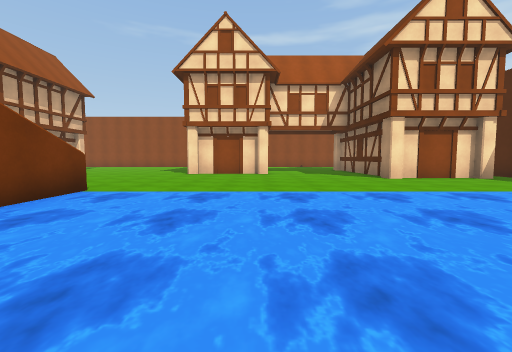
View 1 (above)

24 first-person views from a walk through a 3-D level made in the Unity game engine. The camera is 1.3 m above the floor, tilts 4° down and sees 90° across. The floor is counted in squares, 2 m on a side. Each view is taken from the middle of a square. On the plan, view 1 faces up. The plan holds only what a view shows up to about 9 squares ahead; the rest is blank. The place goes on beyond the plan. The player character is not drawn. Some surface patterns are stand-ins.

View 2
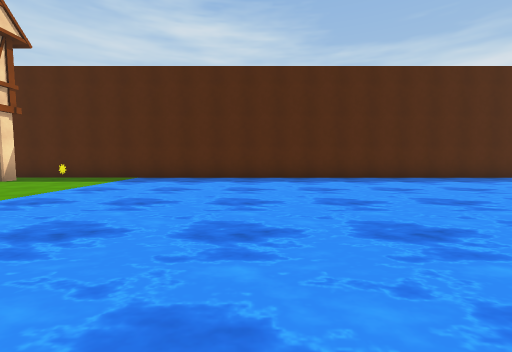

View 3
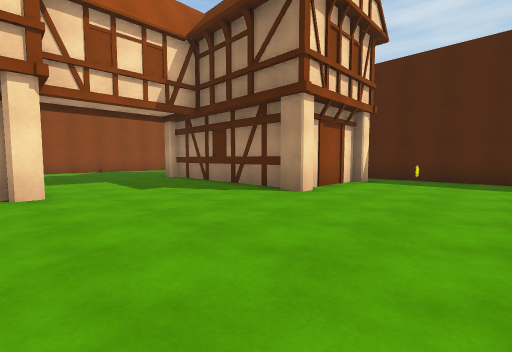

View 4
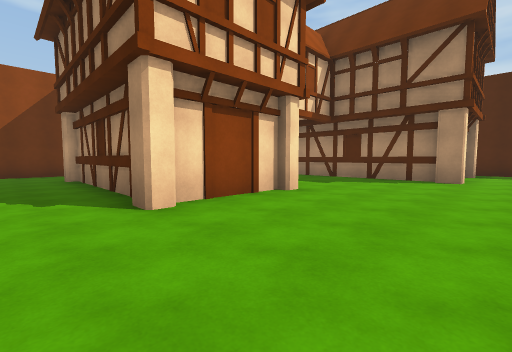

View 5
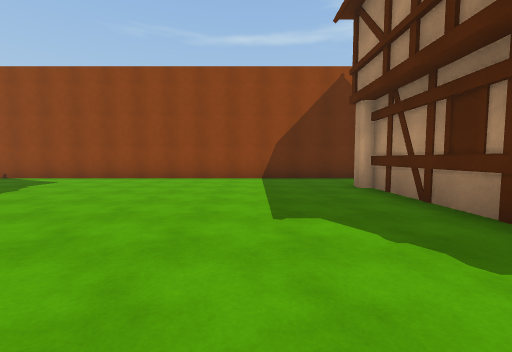

View 6
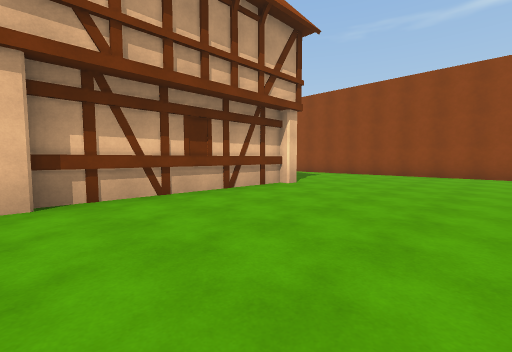

View 7
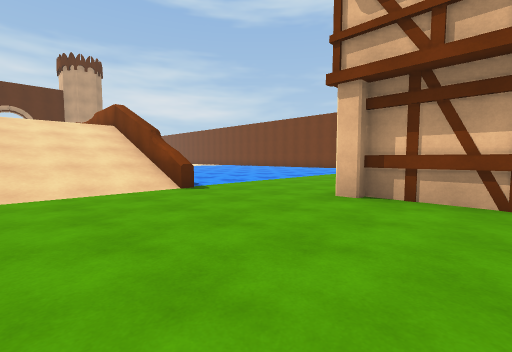

View 8
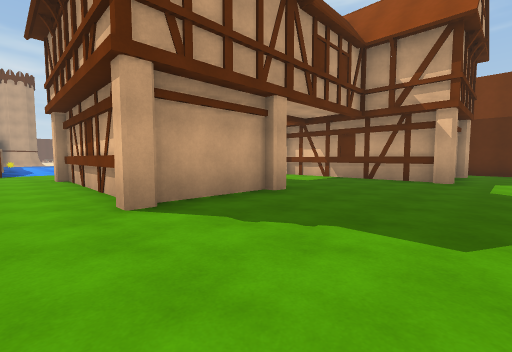

View 9
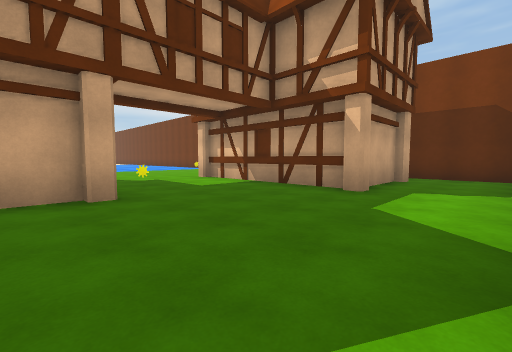

View 10
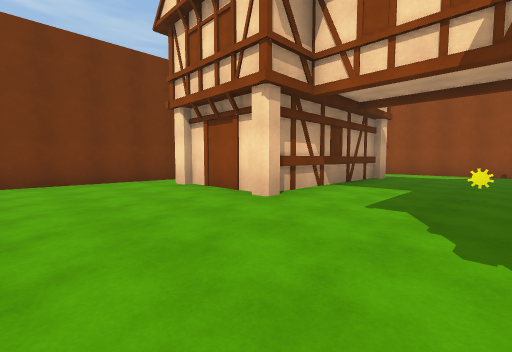

View 11
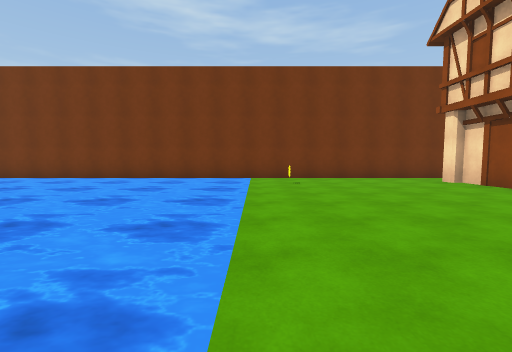

View 12
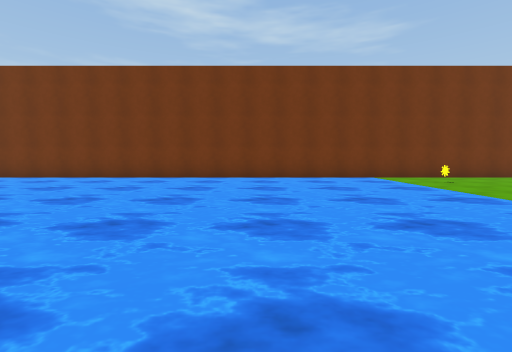

View 13
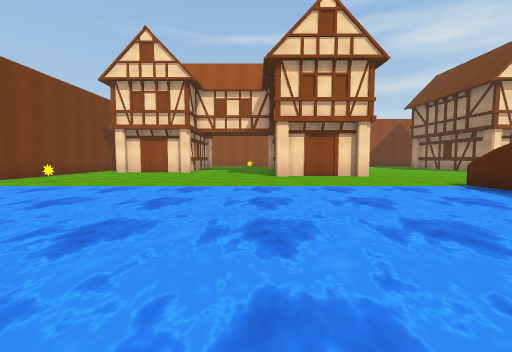

View 14
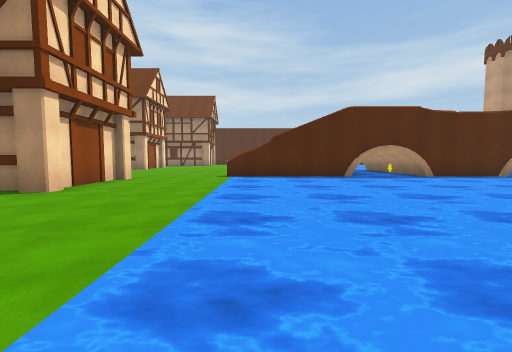

View 15
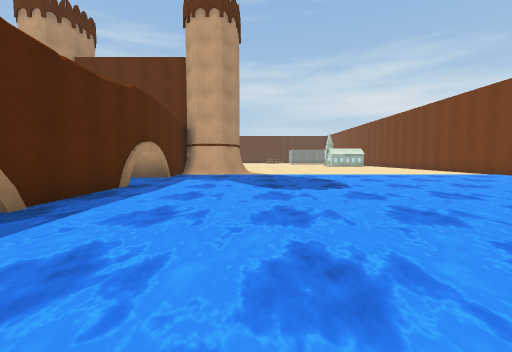

View 16
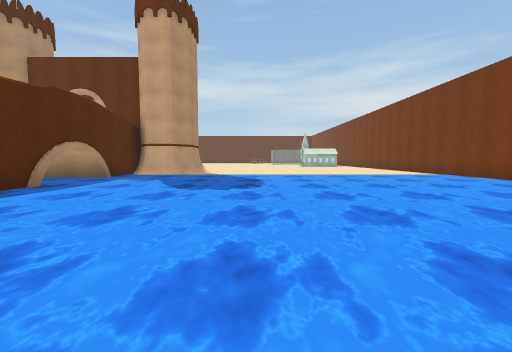

View 17
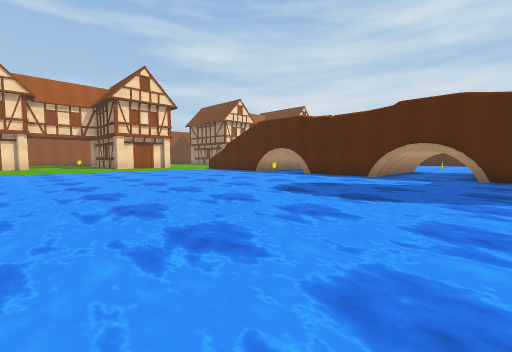

View 18
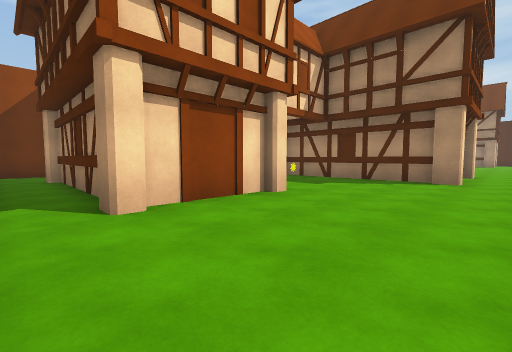

View 19
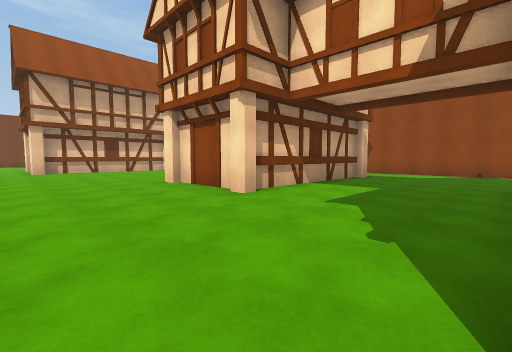

View 20
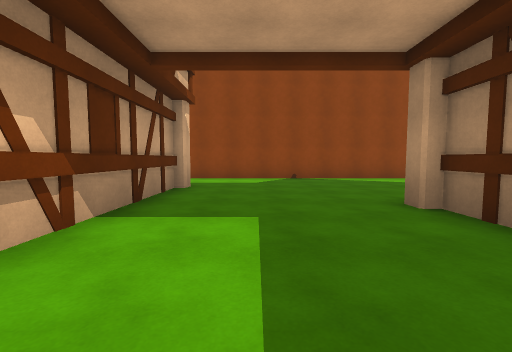

View 21
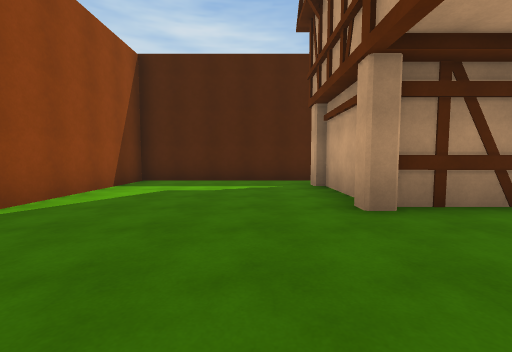

View 22
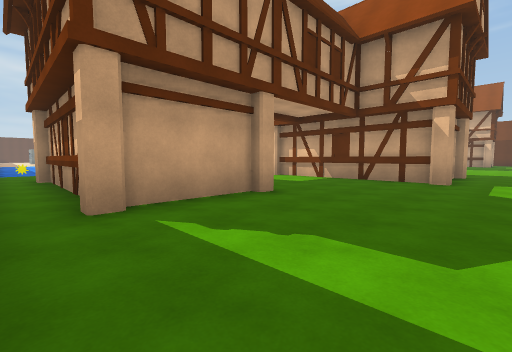

View 23
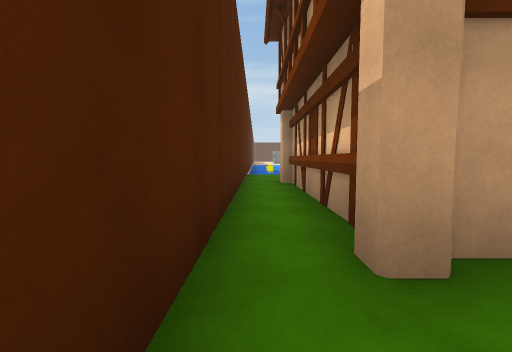

View 24
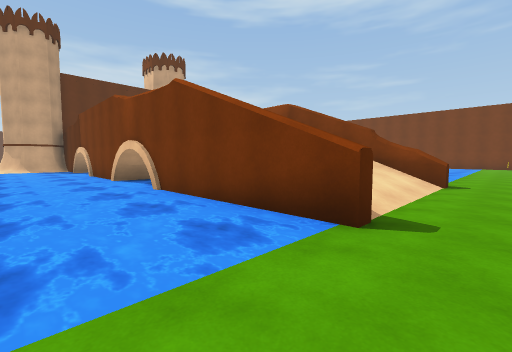

### Floor plan
Key: @ floor where view 1 was taken; # wall or solid block; . floor; / step, stairs or slope; = window, fence, low wall or low ledge; ~ water the walk can cross; H house; C coin; O other object.
Columns run from 21 left of view 1 to 9 right of it. Each row starts with its distance up from view 1.
 19 ###    ########################
 18 #................... .........#
 17 #.............................#
 16 #..................#..........#
 15  .####.............###........#
 14  .#  #.............###........#
 13  .#  #...###.......###....##H.#
 12  .#  #..C###.......###....###.#
 11 #.####...###.......###....###.#
 10 #........###..............###.#
  9 #........###..............###.#
  8 #........#.#..............#.#.#
  7 #............................O#
  6 #.O...........................#
  5 #............#///#............#
  4  ~~~~~~~~~~~~#///#~~~~~~~~~~~~
  3  ~~~~~~~~~~~~#/// ~~~~~~~~~~~~
  2  ~~~~~~~~~~~~#/// ~~~~~~~~~~~~
  1  ~~~~~~~~~~~~#///=~~~~~~~~~~~~
  0  ~~~~~~~~~~~~#    ~~~@~~~~~~~~
 -1  ~~~~~~~~~~~~#    ~~~  ~~~~~~~
 -2  ~~~~~~~~~~~~#    ~~~   ~~~~~~
 -3  ~~~~~~~~~~~~=    ~~~    ~~~~~
 -4  ~~~~~~~~~~~~=    ~~~     ~~~~
 -5  ~~~~~~~~~~~~=     ~~      ~~~
 -6  ~~~~~~~~~~~~#      ~       ~~
 -7  ~~~~~~~~~~~~#               ~
 -8  ~~~~~~~~~~~~#

Where each view was taken, in squares from view 1:
view 1: 0 up, 0 right, facing up
view 2: 1 up, 0 right, facing right
view 3: 5 up, 0 right, facing up-right
view 4: 7 up, 4 left, facing up-right
view 5: 10 up, 5 left, facing up
view 6: 8 up, 5 left, facing up-left
view 7: 10 up, 5 left, facing down-left
view 8: 17 up, 8 left, facing down-left
view 9: 18 up, 11 left, facing down-left
view 10: 7 up, 13 left, facing up-left
view 11: 5 up, 12 left, facing left
view 12: 1 up, 12 left, facing left
view 13: 1 down, 13 left, facing up
view 14: 4 up, 17 left, facing right
view 15: 1 up, 11 left, facing down
view 16: 1 up, 13 left, facing down
view 17: 8 down, 17 left, facing up-right
view 18: 7 up, 20 left, facing up-right
view 19: 7 up, 4 right, facing up-left
view 20: 10 up, 2 right, facing up
view 21: 15 up, 1 right, facing right
view 22: 17 up, 8 right, facing down-left
view 23: 15 up, 8 right, facing down
view 24: 6 up, 1 left, facing down-left
